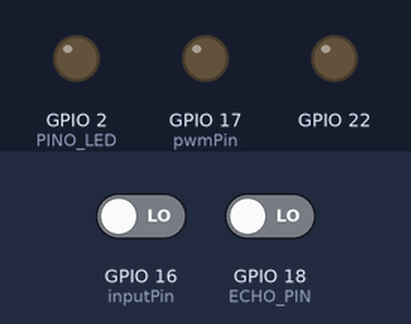
A sketch run on a simulated ESP32. On the bench: output pins drawn as LEDs (lit = HIGH). Dashed ring = blinking. Inputs (shaded band) come from the test bench; at power-on: GPIO 16 (inputPin) LOW, GPIO 18 (ECHO_PIN) LOW. The local clock reads 2024-03-15 10:24:30 at power-on unless the sketch sets it; no radio packets arrive unless stated; pins used as bus, display or sensor lines are not drawn; what the sketch prints to the serial monitor is not drawn.

Above: at 1.2 s.
1.3 s: GPIO 16 (inputPin) driven HIGH
At 1.8 s:
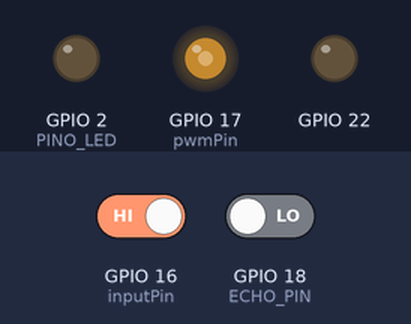
At 5.4 s:
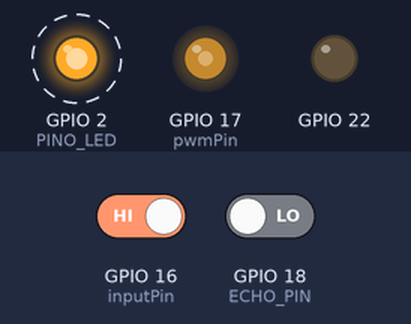
8.0 s: GPIO 16 (inputPin) driven LOW
At 8.4 s:
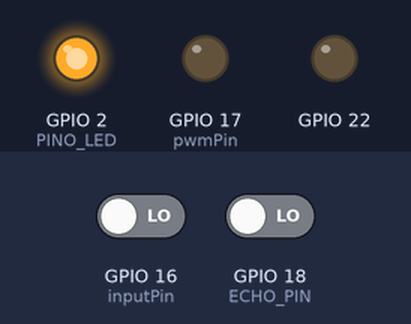
Timing chart, 0 to 20.2 s (numbered marks = the images above; inputs shaded):
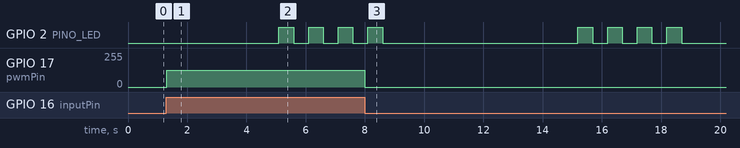

The sketch:

no_inicial.ino
```cpp
#include <RH_ASK.h>
#include <SPI.h>
#include <freertos/FreeRTOS.h>
#include <freertos/task.h>
#include <esp_system.h>
#include <time.h>
#include <sys/time.h>
#include <ArduinoJson.h>
#include <esp_sleep.h>
// Pinos do sensor ultrassônico
#define TRIG_PIN 5
#define ECHO_PIN 18

// PWM controlado por interrupção
const int inputPin = 16;
const int pwmPin = 17;  // PWM no pino 17
const int pwmChannel = 0;
const int pwmFreq = 125000;
const int pwmResolution = 8;

//LED
const int PINO_LED = 2; // PINO D15

// Driver RF: (bps, RX, TX)
RH_ASK rf_driver(1000, 4, 22);

// Estrutura de data
struct tm data;


void TaskPWMControl(void *pvParameters) {
  (void)pvParameters;
  pinMode(inputPin, INPUT);  // Garante que está como entrada

  while (true) {
    bool inputHigh = digitalRead(inputPin);

    if (inputHigh) {
      ledcWrite(pwmChannel, 127);  // 50% duty (ativa PWM)
    } else {
      ledcWrite(pwmChannel, 0);  // Desliga PWM
    }

    vTaskDelay(pdMS_TO_TICKS(1));  // Verifica a cada 1 ms
  }
}


void setup() {
  Serial.begin(115200);

  // Configura pino 16 como entrada com interrupção
  pinMode(inputPin, INPUT);

  // PWM no pino 17
  ledcSetup(pwmChannel, pwmFreq, pwmResolution);
  ledcAttachPin(pwmPin, pwmChannel);
  ledcWrite(pwmChannel, 0);  // Começa desligado

  // Pino 22 como saída digital normal
  pinMode(22, OUTPUT);
  digitalWrite(22, LOW);

  // Sensor ultrassônico
  pinMode(TRIG_PIN, OUTPUT);
  pinMode(ECHO_PIN, INPUT);

  //LED
  pinMode(PINO_LED, OUTPUT); // Define o PINO do LED como saída

  // Inicializa RF
  if (!rf_driver.init()) {
    Serial.println("Falha ao inicializar o módulo RF");
    while (1) delay(10000);
  }
  rf_driver.setThisAddress(0x01);

  // Ajusta horário inicial
  timeval tv;
  tv.tv_sec = 1746791026;
  settimeofday(&tv, NULL);

  xTaskCreatePinnedToCore(
  TaskPWMControl,  // Função da task
  "PWM Control",   // Nome
  2048,            // Stack size
  NULL,            // Param
  1,               // Prioridade
  NULL,            // Handle (opcional)
  0                // Core (0 ou 1)
);

digitalWrite(PINO_LED, LOW);
}

String get_time_stamp() {
  time_t tt = time(NULL);
  data = *gmtime(&tt);
  char data_formatada[64];
  strftime(data_formatada, 64, "%y-%m-%dT%H:%M", &data);
  return String(data_formatada);
}

float get_distance_cm() {
  digitalWrite(TRIG_PIN, LOW);
  delayMicroseconds(2000);
  digitalWrite(TRIG_PIN, HIGH);
  delayMicroseconds(4000);
  digitalWrite(TRIG_PIN, LOW);

  long duracao = pulseIn(ECHO_PIN, HIGH, 30000);
  if (duracao == 0) return -1;
  return duracao * 0.0343 / 2;
}

void loop() {
  String time = get_time_stamp();
  float distancia = get_distance_cm();

  // Cria JSON com distância e timestamp
  StaticJsonDocument<200> docOut;
  docOut["dist_cm"] = distancia;
  docOut["timestamp"] = time;

  char jsonStr[200];
  serializeJson(docOut, jsonStr);

  rf_driver.setHeaderTo(0xFF);
  rf_driver.setHeaderFrom(0x01);
  rf_driver.setHeaderId(0x01);
  rf_driver.setHeaderFlags(0x00);

  rf_driver.send((uint8_t *)jsonStr, strlen(jsonStr));
  rf_driver.waitPacketSent();
  Serial.println("Mensagem transmitida: " + String(jsonStr));

  // Aguarda resposta
  uint8_t buf[200] = { 0 };
  uint8_t buflen = sizeof(buf);
  uint8_t id = 0xFF;
  bool respostaRecebida = false;
  unsigned long startTime = millis();

  while (millis() - startTime < 5000) {
    buflen = sizeof(buf);
    if (rf_driver.recv(buf, &buflen)) {
      id = rf_driver.headerFrom();
      StaticJsonDocument<200> doc;
      DeserializationError error = deserializeJson(doc, (char *)buf);
      if (!error) {
        float distRx = doc["dist_cm"] | -999;
        String timestampRx = doc["timestamp"] | "erro";
        Serial.printf(">> Conteúdo: %s dist: %.2f cm\n", timestampRx.c_str(), distRx);
        if (id == 0x02) {
          respostaRecebida = true;
          break;

        }
      }
    }
  }
  if(respostaRecebida) Serial.println("✅");
  else{
    Serial.println("⚠️");
    for(int i = 0; i <4; i++){
    digitalWrite(PINO_LED, HIGH); // Liga o LED
    delay(500); // Espera 1 segundo
    digitalWrite(PINO_LED, LOW); // Desliga o LED
    delay(500);
    }
  }

  esp_sleep_enable_timer_wakeup(30 * 1000000);  // 30 segundos em microssegundos
  esp_light_sleep_start();

}
```

Measured:
- after the input at 1.3 s, GPIO 17 (pwmPin): 0/255 → 127/255 at once
- after the input at 8.0 s, GPIO 17 (pwmPin): 127/255 → 0/255 at once
